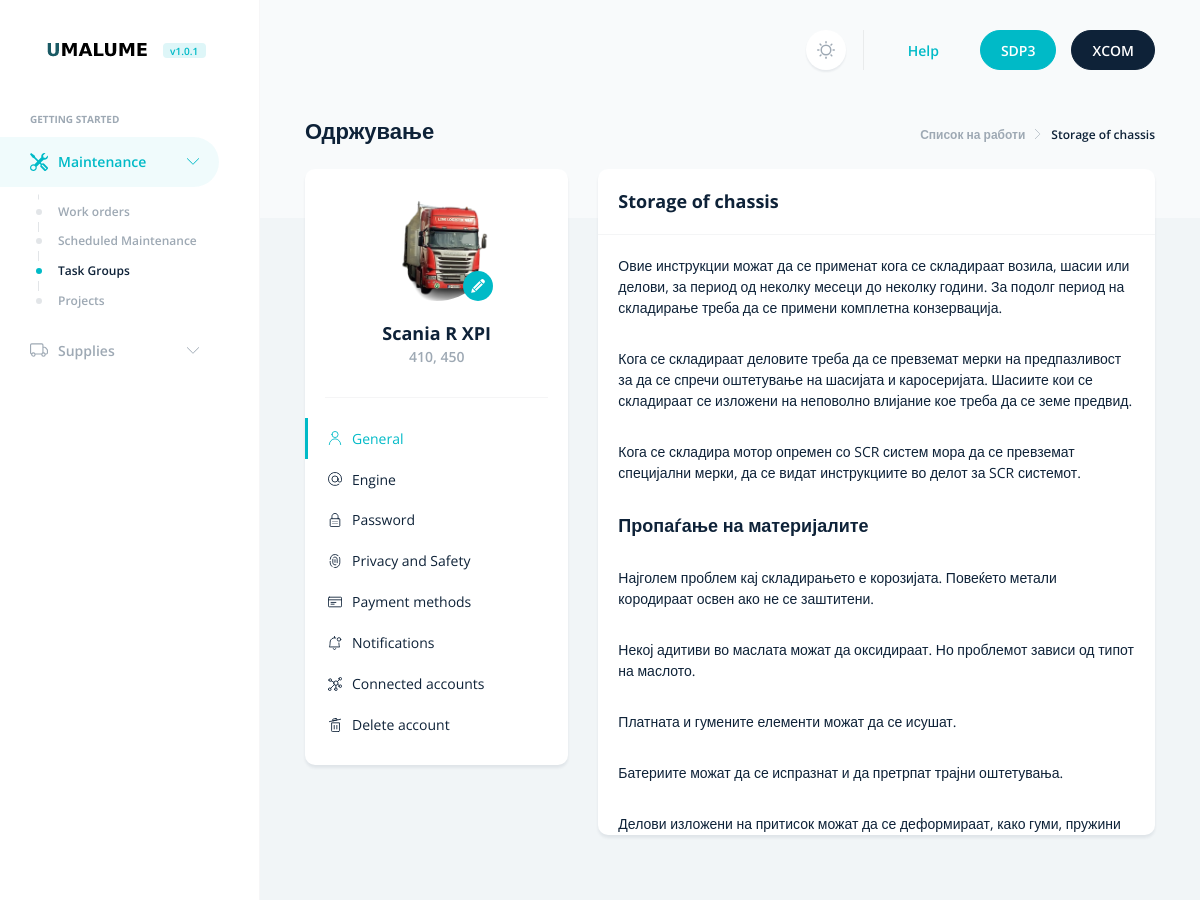
/maint/work/storage-of-chassis/ (upper part), run on an earlier commit of the app's database.
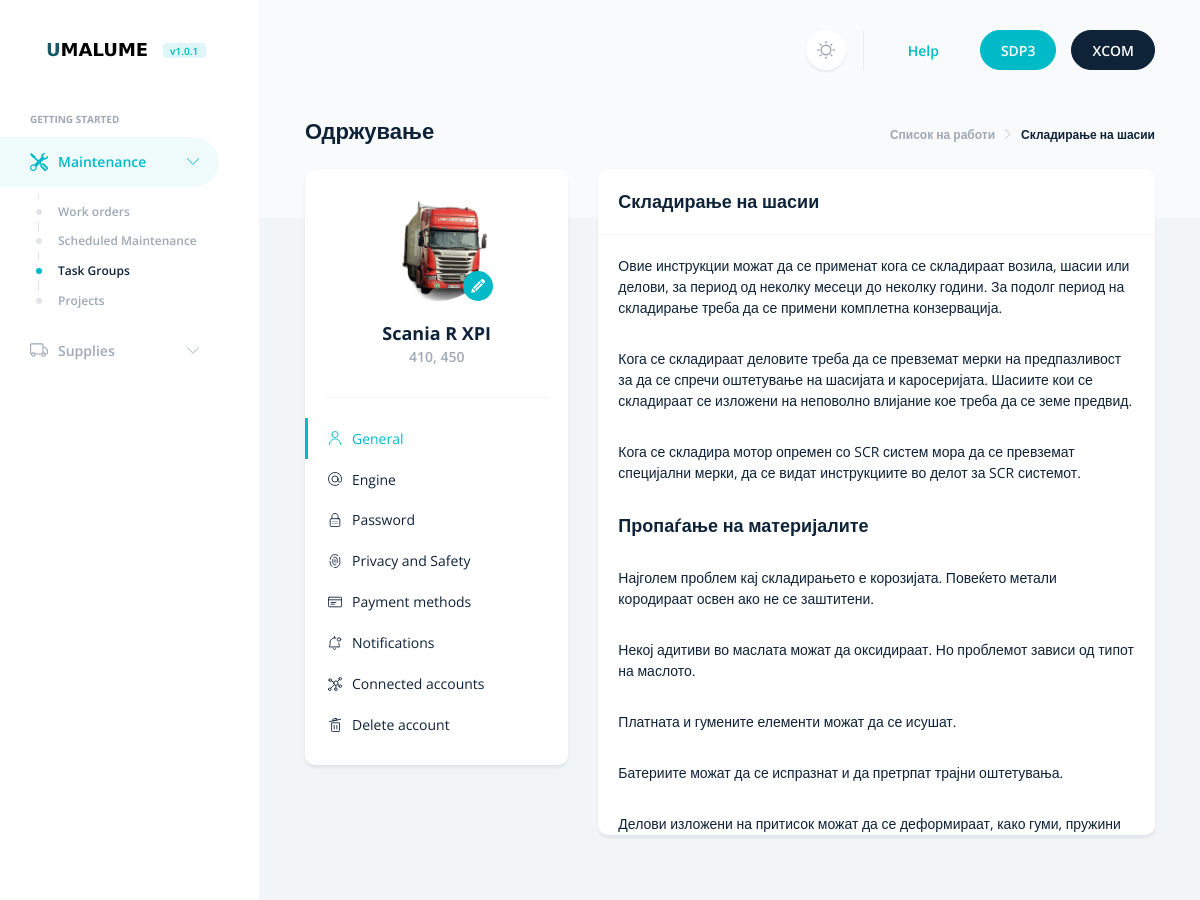
And on a later commit of the database.
### maint/models.py (models this page shows, shortened)
class Work(models.Model):
    class Status(models.TextChoices):
        DRAFT = 'DF', _('Draft')
        PUBLISHED = 'PB', _('Published')
    title = models.CharField(max_length=256)
    slug = models.SlugField(max_length=256, unique=True)
    author = models.ForeignKey(User, on_delete=models.CASCADE, related_name='maint_work') #  specify the name of the reverse relationship, from User to Work.
    code = models.CharField(max_length=101, default='XX-XX:XXXX', unique=True)
    content = models.TextField()
    publish = models.DateTimeField(default=timezone.now) # returns the current datetime in a timezone-aware format
    created = models.DateTimeField(auto_now_add=True) #  the date will be saved automatically when creating an object
    updated = models.DateTimeField(auto_now=True) # the date will be updated automatically when saving an object.
    status = models.CharField(max_length=2, choices=Status.choices, default=Status.DRAFT)
    objects = models.Manager() # The default manager.
    published = PublishedManager() # Our custom manager.
    class Meta:
        ordering = ['code']
        indexes = [
            models.Index(fields=['code']), # Creates an index (B-Tree) in the database. This will improve performance for queries filtering or ordering results by this field.
        ]

### maint/views.py (the view)
# urls.py: path('work/<slug:work>/', views.work_detail, name='work-detail'),
def work_detail(request, work):
    work = get_object_or_404(Work, slug=work, status=Work.Status.PUBLISHED)
    contex = {
        'work': work
    }
    return render(request, 'maint/work-detail.html', contex)

### templates/maint/work-detail.html (shortened to what the changed rows need)
{% extends 'base.html' %}
{% load static %}
{% block body %}
<div class="d-flex align-items-baseline justify-content-between">
    <h1 class="h2">
        Одржување
    </h1>
    <nav aria-label="breadcrumb">
        <ol class="breadcrumb">
            <li class="breadcrumb-item"><a href="{% url 'maint:work-list' %}">Список на работи</a></li>
            <li class="breadcrumb-item active" aria-current="page">{{ work.title }}</li>
        </ol>
    </nav>
</div>
<div class="row">
    <div class="col">
            <div class="card border-0 scroll-mt-3" id="general">
                <div class="card-header">
                    <h2 class="h3 mb-0">{{ work.title }}</h2>
                </div>
                <div class="card-body"  style="height: 600px; overflow-y: auto">
                    {{ work.content | safe | linebreaks }}
                </div>
            </div>
    </div>
</div>
{% endblock %}

What changed in the data, as far as the page shows it:
changed Work: title "Storage of chassis" → "Складирање на шасии"
